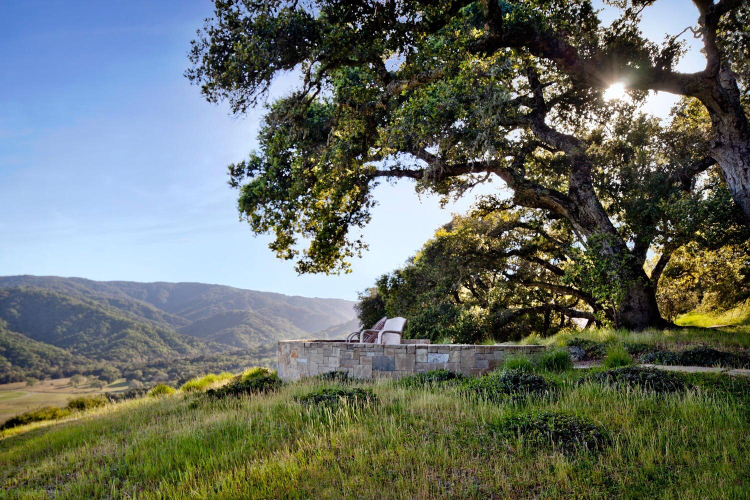
#> input picture image_processing/knn/input_images/landscape_2.jpg, 1500 x 1000 px, found by its file name (shown at 1/2 size)
$ python resize_image.py
#> lines starting #> are read from the running program, lines starting #| are printed output that depends on the picture
import cv2
import os

# resizes a single image

def crop_and_save_resized_image(image_path, crop_size, output_path):
    # Load the image
#> called with image_path = 'input_images/landscape_2.jpg', crop_size = (1500, 900), output_path = 'resized_images/resized_landscape_2.jpg'
    image = cv2.imread(image_path)
#> image is the input picture: shape (1000, 1500, 3); mean B, G, R 100.2, 109.2, 102.1

    # Check if the image is loaded
    if image is None:
        print(f"Error: Failed to load image '{image_path}'")
        return False

    # Resize the image to the desired size
    resized_image = cv2.resize(image, (crop_size[0], crop_size[1]))
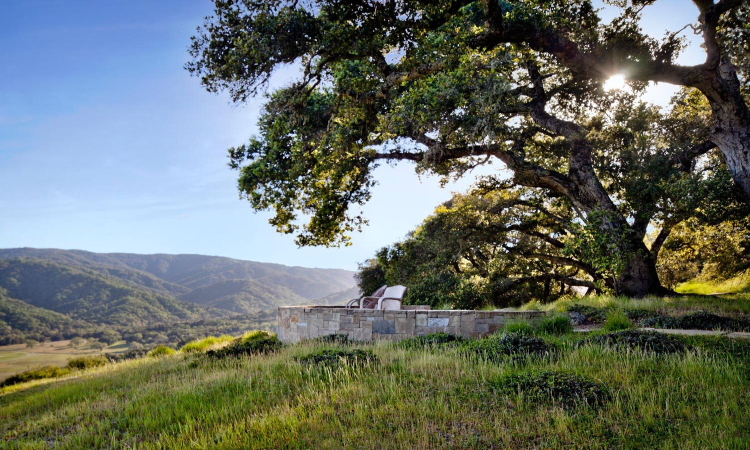
#> resized_image: shape (900, 1500, 3) (shown at 1/2 size); mean B, G, R 100.2, 109.2, 102.1

    # Save the resized image to the specified output path
    cv2.imwrite(output_path, resized_image)

    return True

# Image crop size (width, height) in pixels
crop_size = (1500, 900)

# Input image
filename = 'landscape_2.jpg'

# Input image folder
input_img_path = os.path.join('input_images', filename)

# Output path for the resized image
output_img_path = os.path.join('resized_images', 'resized_' + filename)
# Ensure the output directory exists
output_dir = os.path.dirname(output_img_path)
if not os.path.exists(output_dir):
    os.makedirs(output_dir)

success = crop_and_save_resized_image(input_img_path, crop_size, output_img_path)

if success:
    print(f"Resized image saved to '{output_img_path}'")
else:
    print("Failed to resize and save the image.")

$ run again, with image_processing/knn/input_images/landscape_3.jpg copied over image_processing/knn/input_images/landscape_2.jpg
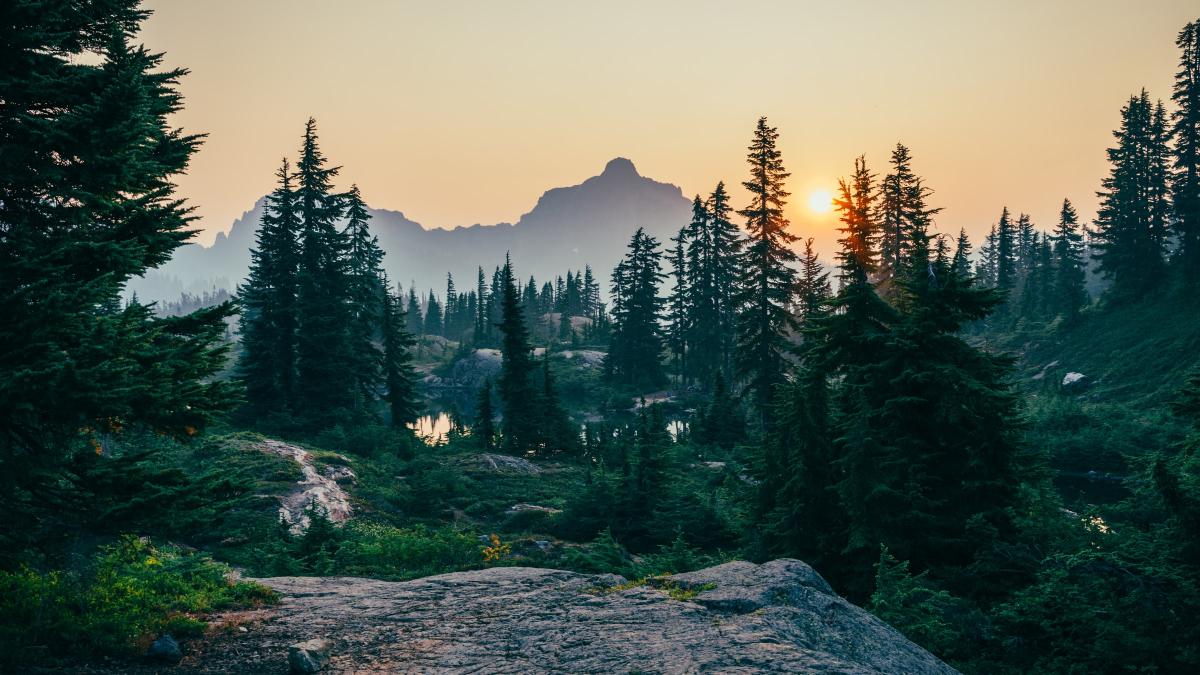
#> input picture image_processing/knn/input_images/landscape_3.jpg, 2400 x 1350 px, found by its file name (shown at 1/2 size)
#> in crop_and_save_resized_image, image is the input picture: shape (1350, 2400, 3); mean B, G, R 82.3, 92.7, 79
#> in crop_and_save_resized_image, `resized_image = cv2.resize(image, (crop_size[0], crop_size[1]))`:
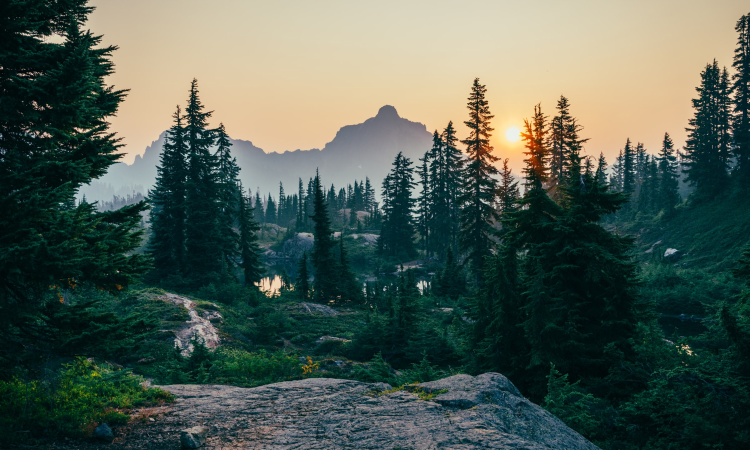
#> resized_image: shape (900, 1500, 3) (shown at 1/2 size); mean B, G, R 82.3, 92.6, 78.9

$ run again, with image_processing/knn/input_images/4_landscape.jpg copied over image_processing/knn/input_images/landscape_2.jpg
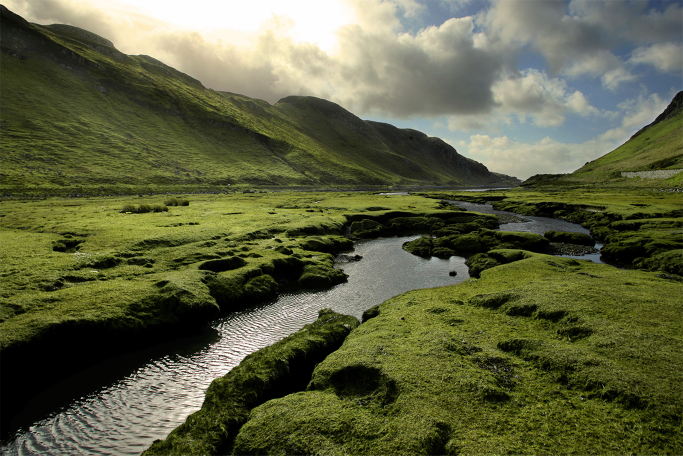
#> input picture image_processing/knn/input_images/4_landscape.jpg, 1366 x 911 px, found by its file name (shown at 1/2 size)
#> in crop_and_save_resized_image, image is the input picture: shape (911, 1366, 3); mean B, G, R 66.4, 97.9, 94.4
#> in crop_and_save_resized_image, `resized_image = cv2.resize(image, (crop_size[0], crop_size[1]))`:
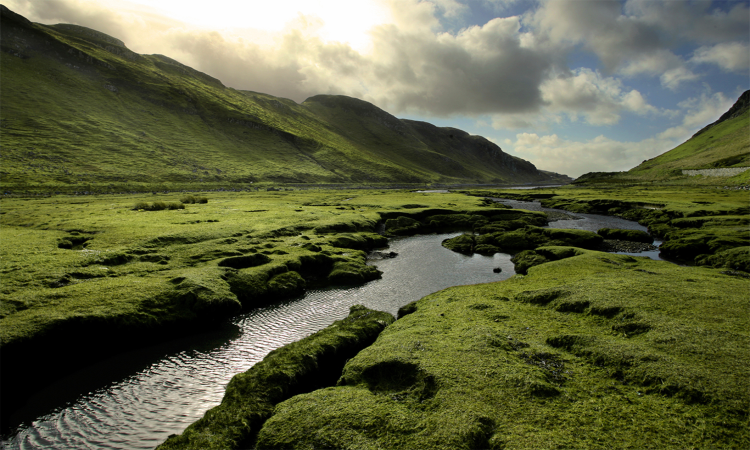
#> resized_image: shape (900, 1500, 3) (shown at 1/2 size); mean B, G, R 66.2, 97.8, 94.3

$ run again, with image_processing/knn/input_images/5_landscape.jpg copied over image_processing/knn/input_images/landscape_2.jpg
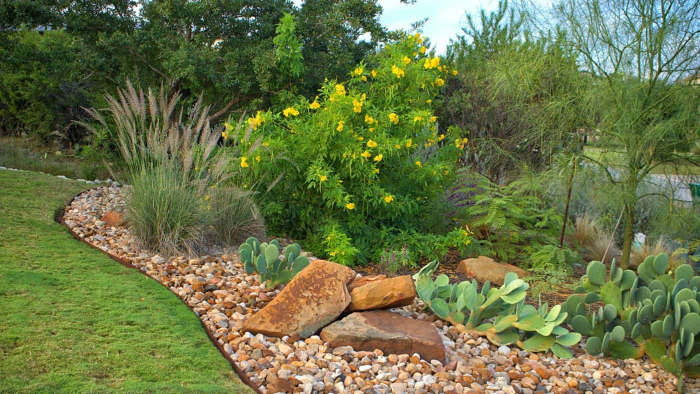
#> input picture image_processing/knn/input_images/5_landscape.jpg, 1400 x 788 px, found by its file name (shown at 1/2 size)
#> in crop_and_save_resized_image, image is the input picture: shape (788, 1400, 3); mean B, G, R 70.2, 116.3, 105.6
#> in crop_and_save_resized_image, `resized_image = cv2.resize(image, (crop_size[0], crop_size[1]))`:
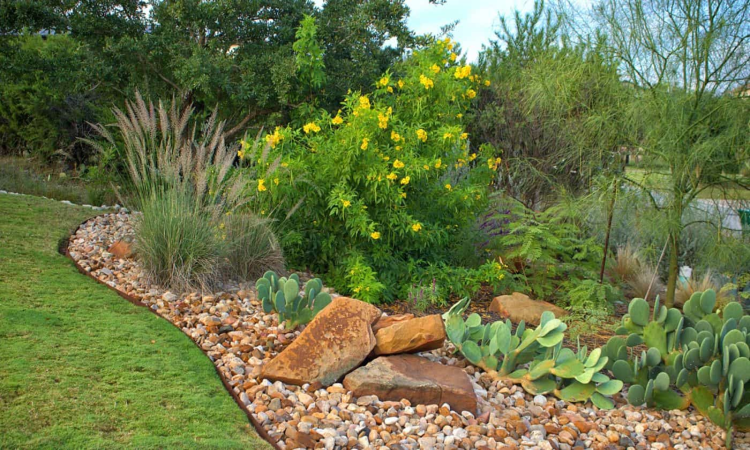
#> resized_image: shape (900, 1500, 3) (shown at 1/2 size); mean B, G, R 70.1, 116.2, 105.5
